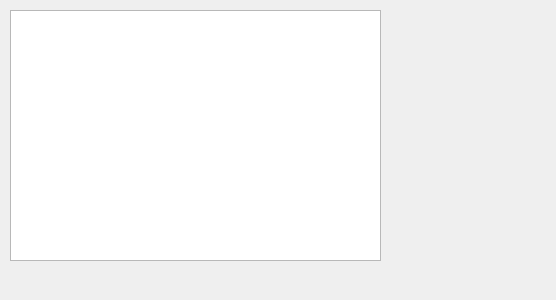
<?xml version="1.0" encoding="UTF-8"?>
<ui version="4.0">
 <class>QtDiscreteTimeViewer</class>
 <widget class="QDialog" name="QtDiscreteTimeViewer">
  <property name="geometry">
   <rect>
    <x>0</x>
    <y>0</y>
    <width>556</width>
    <height>300</height>
   </rect>
  </property>
  <property name="windowTitle">
   <string>Dialog</string>
  </property>
  <widget class="QGraphicsView" name="graphicsView">
   <property name="geometry">
    <rect>
     <x>10</x>
     <y>10</y>
     <width>371</width>
     <height>251</height>
    </rect>
   </property>
  </widget>
 </widget>
 <resources/>
 <connections/>
</ui>
